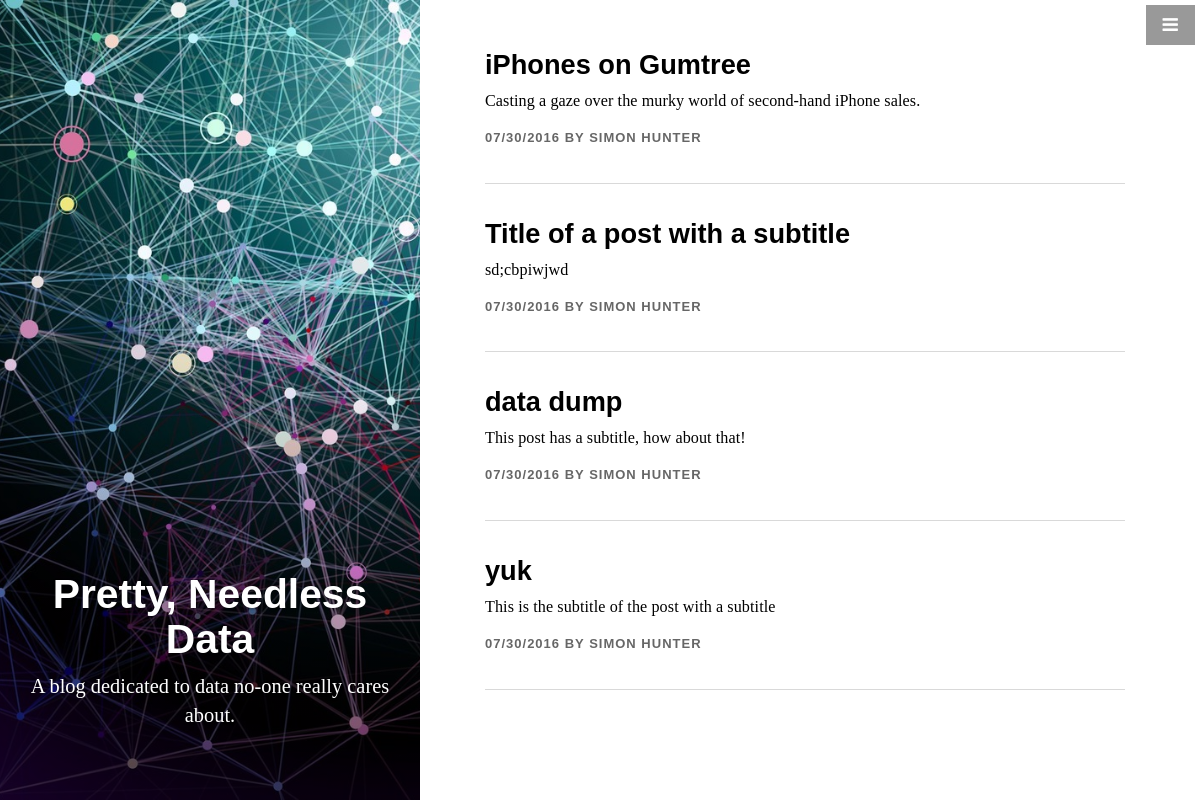
The page /data/ on the database as committed earlier.
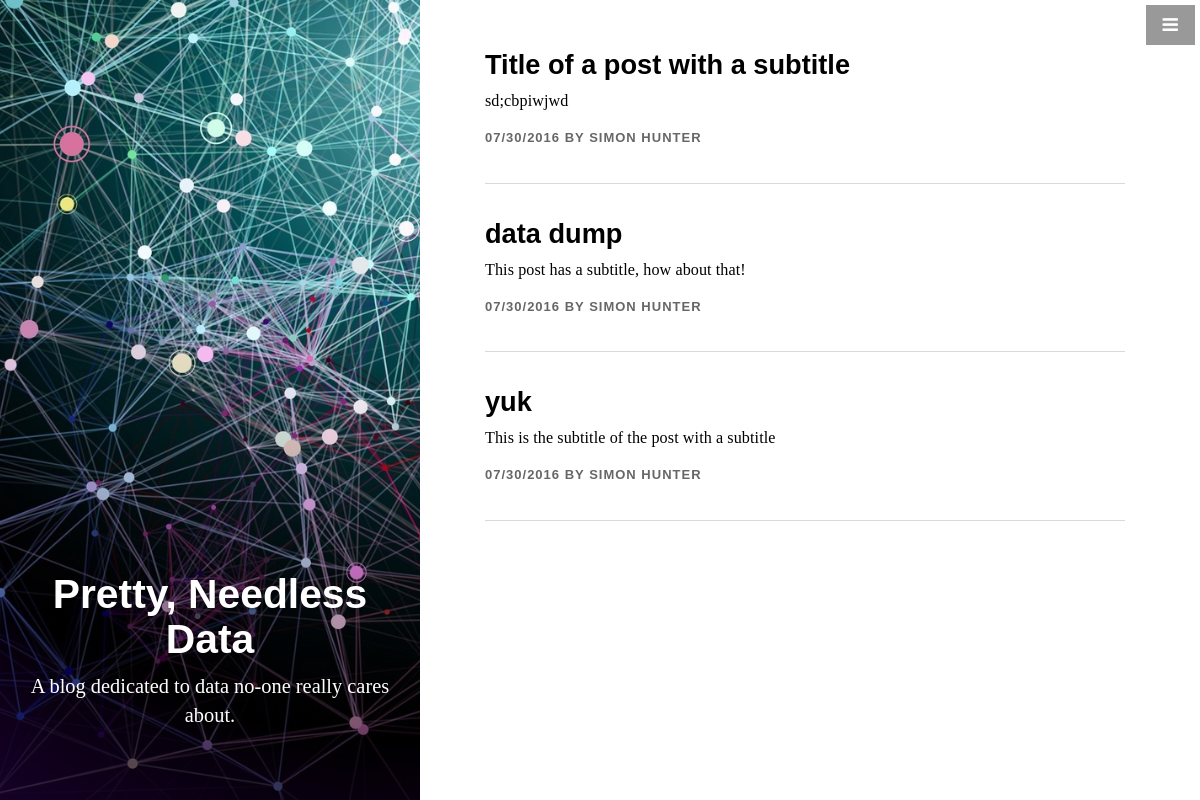
The same page on the database as committed later.
### app/models.py (models this page shows, shortened)
class BlogEntry(db.Model):
    id = db.Column(db.Integer, primary_key=True)
    title = db.Column(db.String(64), index=True)
    subtitle = db.Column(db.String(120), index=True)
    slug = db.Column(db.String(64), index=True, unique=True)
    content = db.Column(db.String, index=True)
    published = db.Column(db.Boolean, index=True)
    timestamp = db.Column(db.DateTime, default=datetime.datetime.now, index=True)

### app/views.py (the view)
def data():
    query = db.session.query(BlogEntry).filter(BlogEntry.published == True).order_by(BlogEntry.timestamp.desc())
    return render_template('data.html', object_list = query)

### app/templates/data.html (shortened to what this page needs)
{% extends "base.html" %}
{% block extra_head %}
<link rel=stylesheet id='genericons-css' type=text/css href="{{ url_for('static', filename='css/genericons.css') }}" />
<link rel=stylesheet id='jetpack_css-css' type=text/css href="{{ url_for('static', filename='css/jetpack.css') }}" />
<link rel=stylesheet id='enlightenment-web-fonts-css' type=text/css href="{{ url_for('static', filename='css/googlefonts.css') }}" />
<link rel=stylesheet id='enlightenment-theme-stylesheet-css' type=text/css href="{{ url_for('static', filename='css/enlightenment-theme.css') }}" />
<link rel='stylesheet' id='fluidbox-css' href='http://demo.onedesigns.com/graceunderpressure/journal/wp-content/themes/graceunderpressure/core/css/fluidbox.css' type='text/css' media='all'/>
{% endblock %}
{% block content %}
<body class="home blog custom-background navbar-position-right header-position-left blog-design-list custom-header custom-header-image" itemscope itemtype="http://schema.org/WebPage">
<div id="page" class="site">
<div class="archive-header page-header page-header">
<div class="page-header-inner"><h1 class="archive-title page-title">
Pretty, Needless Data
</h1>
<div class="archive-description">
<p>A blog dedicated to data no-one really cares about.</p>
</div>
</div></div>
<div id="content" class="site-content">
<main id="primary" class="content-area hfeed">
	{% for entry in object_list %}
    {% if search %}
      {% set entry = entry.entry %}
    {% endif %}
		<article id="post-24" class="post-24 post type-post status-publish format-standard has-post-thumbnail hentry category-travel-advice tag-confessions tag-tips tag-travel" itemscope itemprop="blogPost" itemtype="http://schema.org/BlogPosting">
		<div class="entry">
		<header class="entry-header">
		<h2 class="entry-title" itemprop="headline">
      <a href="{% if entry.published %}{{ url_for('detail', slug=entry.slug) }}{% else %}{{ url_for('edit', slug=entry.slug) }}{% endif %}">
        {{ entry.title }}
      </a>
    </h2>
	</header>
	<div class="entry-summary" itemprop="text">
	<p>{{ entry.subtitle }}</p>
	</div>
	<footer class="entry-meta">
	<span class="entry-date">
	<time class="published updated" datetime="{{ entry.date }}">{{ entry.timestamp.strftime('%m/%d/%Y') }}</time></span>
	by <span class="entry-author">
	<span class="author vcard">
	<a class="url fn n" href="http://simonhunter.co" title="Posts by Simon Hunter" rel="author">
	Simon Hunter</a>
	</span>
	</span>
	</footer>
	</div>
	</article>
  {% else %}
    <p>No entries have been created yet.</p>
  {% endfor %}
</main>
</div>
</div>
{% endblock %}

### app/templates/base.html (shortened to what this page needs)
<!doctype html>
<html>
<head>
  <link rel=stylesheet type=text/css href="{{ url_for('static', filename='css/bootstrap.min.css') }}" />
  <link rel=stylesheet type=text/css href="{{ url_for('static', filename='css/stylish-portfolio.css') }}" />
  <link rel=stylesheet type=text/css href="{{ url_for('static', filename='font-awesome/css/font-awesome.min.css') }}" />
  {% block extra_head %}{% endblock %}
</head>
</html>
{% block content %}{% endblock %}

### app/templates/includes/navbar.html (shortened to what this page needs)
<a id="menu-toggle" href="#" class="btn btn-dark btn-lg toggle"><i class="fa fa-bars"></i></a>

### app/static/css/stylish-portfolio.css (style rules this page uses)
html, body { width: 100%; height: 100%; }
body { font-family: "Source Sans Pro","Helvetica Neue",Helvetica,Arial,sans-serif; }
.btn-dark { border-radius: 0; color: #fff; background-color: rgba(0,0,0,0.4); }
#menu-toggle { z-index: 3; position: fixed; top: 0; right: 0; }
.toggle { margin: 5px 5px 0 0; }

### app/templates/data.html (style rules this page uses)
html { font-size:17px }
h1,h2,h3,h4,h5,h6,.navbar-brand { font-family:Montserrat,sans-serif }
.site-description,.entry-content,.entry-utility,.archive-description,.blog.blog-design-blog .entry-summary,.single .entry-summary,.page .page .entry-summary,.blog.blog-design-list .entry-summary,.archive .entry-summary,.search .entry-summary,.error404 .entry-summary,.entry-content,.more-link,.comment-content,#infscr-loading { font-family:PT Serif,serif }
.custom-background,.custom-background .entry,.custom-background.navbar-position-left.archive .site-content,.custom-background.navbar-position-left.search .site-content,.custom-background.navbar-position-left.error404 .site-content,.custom-background.navbar-position-left.header-position-right.blog.blog-design-list .site-content,.custom-background.navbar-position-left.header-position-right.archive .site-content,.custom-background.navbar-position-left.header-position-right.search .site-content,.custom-background.navbar-position-left.header-position-right.error404 .site-content,.custom-background.navbar-position-left.header-position-right.blog.blog-design-blog .entry,.custom-background.navbar-position-left.header-position-right.single .entry,.custom-background.navbar-position-left.header-position-right.page .page .entry,.custom-background.navbar-position-left.blog.blog-design-blog .entry,.custom-background.navbar-position-left.single .entry,.custom-background.navbar-position-left.page .page .entry { background-color:#ffffff; }
.custom-background.blog.blog-design-list .entry { background-image:none; }

Rows that differ between the two databases and show on the page:
no longer on this page (row edited): BlogEntry: title "iPhones on Gumtree", subtitle "Casting a gaze over the murky world of second-hand iPhone sales.", timestamp "07/30/2016"
